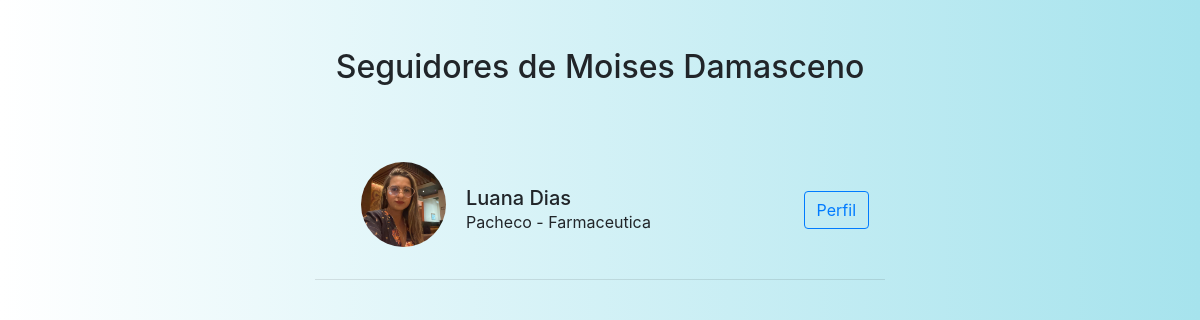
The app's page /seguidores/1/ (signed in) with its own data.
### app/models.py (models this page shows, shortened)
class User(UserMixin, db.Model):
    __tablename__ = 'user'
    id = db.Column(db.Integer, primary_key=True)
    nome = db.Column(db.String(150), nullable=False)
    sobreNome = db.Column(db.String(150), nullable=True)
    status = db.Column(db.String(150), nullable=True)
    cpf_cnpj = db.Column(db.String(20), unique=True, nullable=True)
    email = db.Column(db.String(150), unique=True, nullable=False)
    senha = db.Column(db.String(150), nullable=False)
    imagem = db.Column(db.String(150), default='default.png')
    cor_fundo = db.Column(db.String(255), default='background-image: linear-gradient(to right, #fff, #a6e3ed);')
    last_seen = db.Column(db.DateTime, default=datetime.utcnow)
    notificacoes = db.relationship(
        'Notificacao',
        backref='destinatario',
        lazy='dynamic',
        foreign_keys='Notificacao.destinatario_id'
    )
    notificacoes_enviadas = db.relationship(
        'Notificacao',
        backref='remetente',
        lazy='dynamic',
        foreign_keys='Notificacao.remetente_id'
    )
    followed = db.relationship(
        'User', secondary=followers,
        primaryjoin=(followers.c.follower_id == id),
        secondaryjoin=(followers.c.followed_id == id),
        backref=db.backref('followers', lazy='dynamic'),
        lazy='dynamic'
    )

### app/views.py (the view)
@app.route('/seguidores/<int:user_id>/', endpoint='seguidores')
@login_required
def seguidores(user_id):
    usuario = User.query.get_or_404(user_id)
    seguidores = usuario.followers.all()  # Obter seguidores como lista
    ids_que_eu_sigo = [u.id for u in current_user.followed.all()]
    obj = {
        'cor_fundo': None
    }
    return render_template('seguidores.html', usuario=usuario, seguidores=seguidores, ids_que_eu_sigo=ids_que_eu_sigo, obj=obj)

### app/__init__.py (called while the page is built)
@login_manager.user_loader
def load_user(user_id):
    return User.query.get(int(user_id))

### app/views.py (called while the page is built)
@app.before_request
def update_last_seen():
    if current_user.is_authenticated:
        current_user.last_seen = datetime.utcnow()
        db.session.commit()

### app/templates/seguidores.html (shortened to what this page needs)
{% extends 'base.html' %}
{% block styles %}
<link rel="stylesheet" href="{{ url_for('static', filename='css/index.css') }}">
<link rel="stylesheet" href="{{ url_for('static', filename='css/seguidores.css') }}">
{% endblock %}
{% block content %}
<div id="corpo_seguidores" class="container mt-5">
    <h2>Seguidores de {{ usuario.nome }} {{ usuario.sobreNome }}</h2>
    {% if not seguidores %}
        <p>Este usuário ainda não possui seguidores.</p>
    {% else %}
        {% for seguidor in seguidores %}
        <div class="container mb-3 p-3 d-flex flex-row align-items-center justify-content-between">
            <div id="info_card_seguidores" class="d-flex align-items-center">
                <img class="rounded-circle me-3" src="{{ url_for('static', filename='imagens/' + seguidor.imagem) }}"
                     alt="Foto de perfil" width="50" height="50">
                <div id="info_seguidores">
                    <h5 class="mb-0">{{ seguidor.nome }} {{ seguidor.sobreNome }}</h5>
                    <p class="mb-0">{{ seguidor.status }}</p>
                </div>
            </div>
            <div id="btn_perfil_seg" class="d-flex gap-2">
                <a href="{{ url_for('home', id=seguidor.id) }}" class="btn btn-outline-primary">Perfil</a>
            </div>
        </div>
        <hr>
        {% endfor %}
    {% endif %}
</div>
{% endblock %}

### app/static/css/index.css (style rules this page uses)
#body { background-image: linear-gradient(to right, #fff, #a6e3ed ); height: 100vh; }

### app/static/css/seguidores.css (style rules this page uses)
#corpo_seguidores { height: 100vh; width: 600px; margin: 0 auto; }
#btn_perfil_seg { display: flex; align-items: center; gap: 5px; }
#corpo_seguidores h2 { margin-bottom: 70px; text-align: center; }
#corpo_seguidores img { width: 85px; height: 85px; margin-left: 30px; margin-right: 20px; margin-top: -10px; }

### records on screen
User: nome "Moises", sobreNome "Damasceno"
User: imagem (picture), nome "Luana", sobreNome "Dias", status "Pacheco - Farmaceutica"
